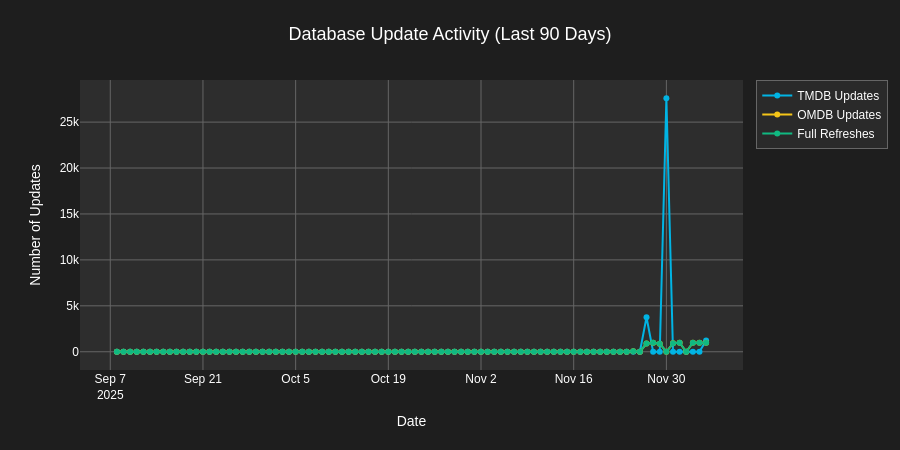

This figure's notebook cell:
### Code cell
# Visualize update activity
if len(activity_df) > 0:
    fig = go.Figure()

    fig.add_trace(go.Scatter(
        x=activity_df['date'],
        y=activity_df['tmdb_updates'],
        name='TMDB Updates',
        mode='lines+markers',
        line=dict(width=2, color=COLOR_TMDB)
    ))

    fig.add_trace(go.Scatter(
        x=activity_df['date'],
        y=activity_df['omdb_updates'],
        name='OMDB Updates',
        mode='lines+markers',
        line=dict(width=2, color=COLOR_OMDB)
    ))

    fig.add_trace(go.Scatter(
        x=activity_df['date'],
        y=activity_df['full_refreshes'],
        name='Full Refreshes',
        mode='lines+markers',
        line=dict(width=2, color=COLOR_SUCCESS)
    ))

    fig.update_layout(
        title='Database Update Activity (Last 90 Days)',
        xaxis_title='Date',
        yaxis_title='Number of Updates',
        hovermode='x unified',
        height=450
    )

    fig.show()
